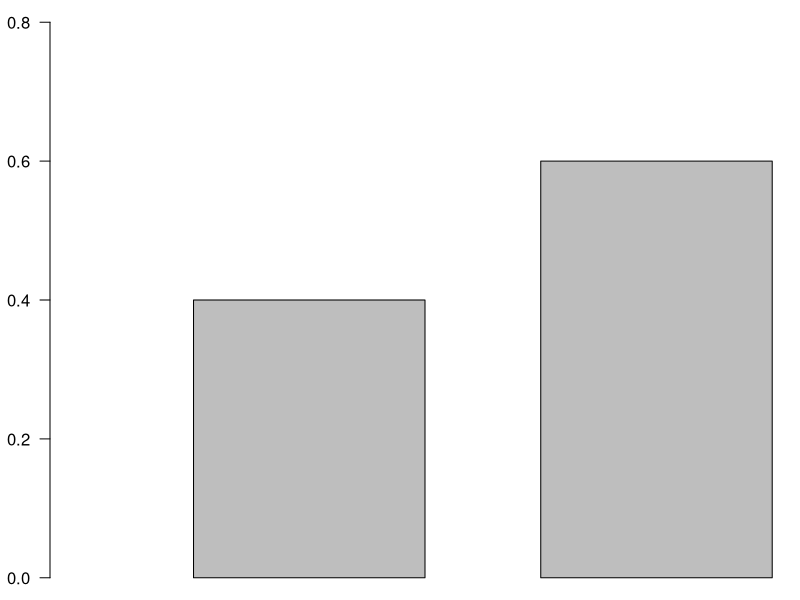

The R script that drew this image:
## Barplot example for Figure 2

par(mai = c(0, 0.5, 0, 0))
plot(1, 1, type = 'n',
     xlab = '', ylab = '',
     bty = 'n',
     xlim = c(0, 3),
     ylim = c(0, 0.8),
     xaxt = 'n',
     yaxt = 'n')
axis(side = 2, at = seq(0, 0.8, 0.2),
     las = 2)
rect(xleft = 0.5, xright = 1.5,
     ybottom = 0, ytop = 0.4,
     col = 'grey')
rect(xleft = 2, xright = 3,
     ybottom = 0, ytop = 0.6,
     col = 'grey')
